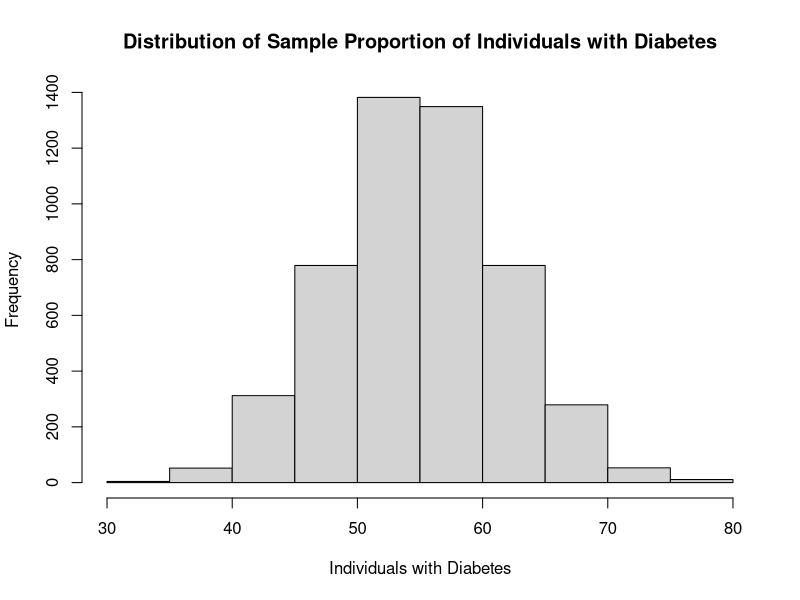
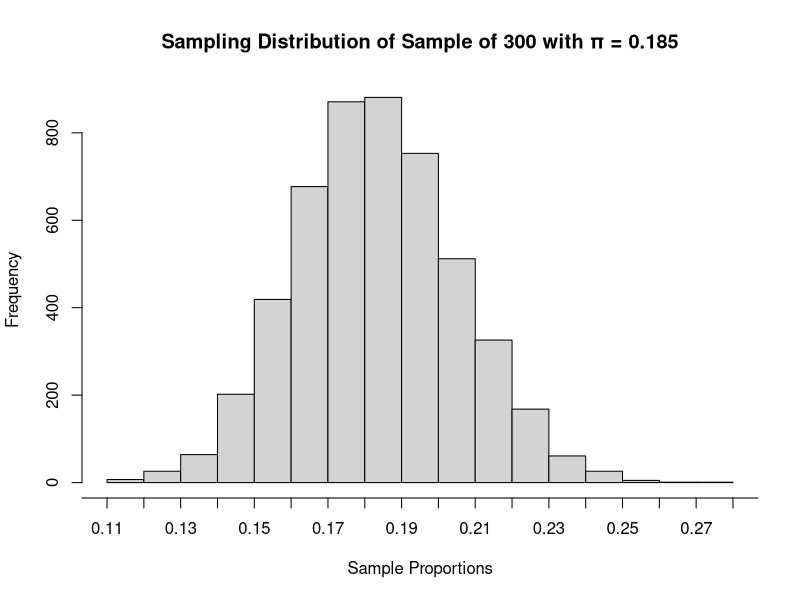
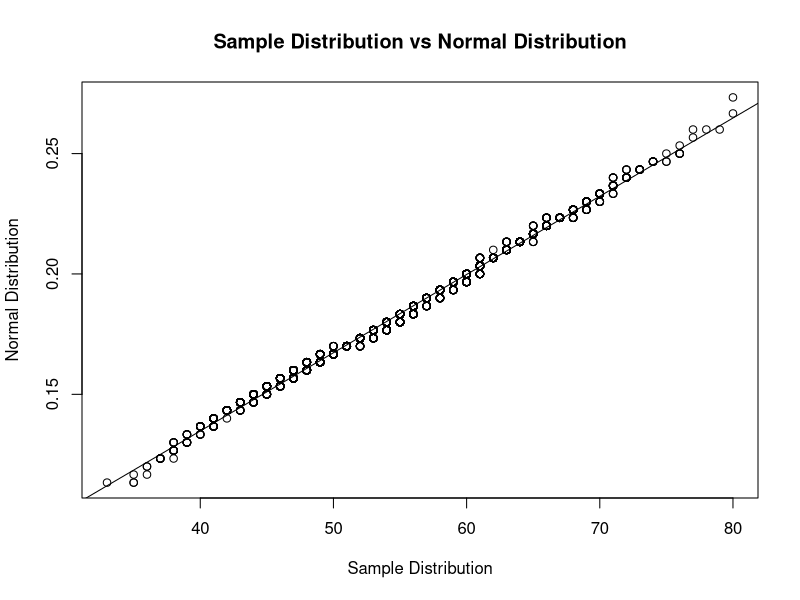
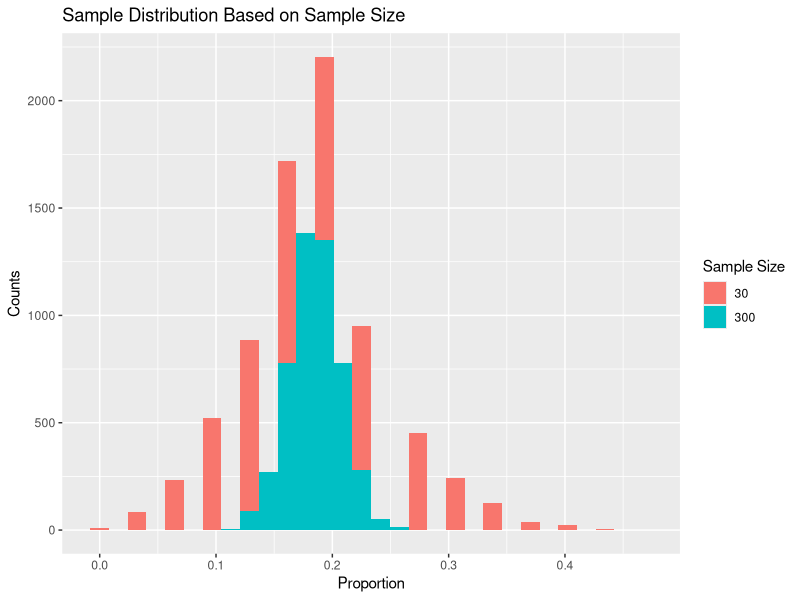

Write the R code that produced these figures, in order.
## ---- chunk 1
knitr::opts_chunk$set(echo = TRUE)
## ---- chunk 2
set.seed(123)
## ---- chunk 3
# punnett square of Aa x Aa is AA, Aa, Aa, aa
1/4
## ---- chunk 4
# punnett square of Aa x aa is Aa, Aa, aa, aa
2/4
## ---- chunk 5
# Sensitivity = TP / (TP + FN)
469 / (469 + 31)
## ---- chunk 6
# Specificity = TN / (TN + FP)
960 / (960 + 40)
## ---- chunk 7
# PPV = TP / (TP + FP)
95 / (95 + 95)
## ---- chunk 8
# NVP = TN / (TN + FN)
1805 / (1805 + 5)
## ---- chunk 9
n <- 750
p <- 0.424
n * p
## ---- chunk 10
std_dev <- sqrt(n * p * (1 - p))
pbinom(318 + std_dev, 750, 0.424) - pbinom(318 - std_dev, 750, 0.424)
## ---- chunk 11
pbinom((750 * 0.38), 750, 0.424) - pbinom((750 * 0.35), 750, 0.424)
## ---- chunk 12
qbinom(0.05, 750, 0.424)
## ---- chunk 13
pbinom(65, 170, 0.424)
## ---- chunk 14
n <- 300
p <- 0.185
sqrt((p * (1 - p)) / n)
## ---- chunk 15
sample_diab <- rbinom(5000, size = 300, prob = 0.185)
mean(sample_diab)
sd(sample_diab)
hist(sample_diab, main = "Distribution of Sample Proportion of Individuals with Diabetes",
     xlab = "Individuals with Diabetes")
## ---- chunk 16
sample_norm <- replicate(5000, mean(rbinom(300, 1, 0.185)))
hist(sample_norm,
     main = "Sampling Distribution of Sample of 300 with π = 0.185",
     xlab = "Sample Proportions",
     xaxt = "n")
axis(1, at = seq(0, 0.4, by = 0.01))
## ---- chunk 17
qqplot(sample_diab, sample_norm,
       xlab = "Sample Distribution",
       ylab = "Normal Distribution",
       main = "Sample Distribution vs Normal Distribution")
abline(lm(sort(sample_norm) ~ sort(sample_diab)))
## ---- chunk 18
pbinom(0.2 * 300, size = 300, prob = 0.185) - pbinom(0.17 * 300, size = 300, prob = 0.185)
## ---- chunk 19
standard_error <- sqrt((0.185 * (1 - 0.185)) / 300)
z_lower <- (0.17 - 0.185) / standard_error
z_upper <- (0.20 - 0.185) / standard_error
pnorm(z_upper) - pnorm(z_lower)
## ---- chunk 20
pbinom(0.2 * 30, size = 30, prob = 0.185) - pbinom(0.17 * 30, size = 30, prob = 0.185)
## ---- chunk 21
standard_error <- sqrt((0.185 * (1 - 0.185)) / 30)
z_lower <- (0.17 - 0.185) / standard_error
z_upper <- (0.20 - 0.185) / standard_error
pnorm(z_upper) - pnorm(z_lower)
## ---- chunk 22
library(ggplot2)
library(tidyverse)
sample_diab_30 <- rbinom(5000, size = 30, prob = 0.185)
rbind(data.frame("num" = sample_diab / 300, "sample_size" = "300"), 
      data.frame("num" = sample_diab_30 / 30, "sample_size" = "30")) %>% 
  ggplot(aes(x = num)) + 
  geom_histogram(aes(fill = sample_size)) +
  labs(title = "Sample Distribution Based on Sample Size",
       x = "Proportion",
       y = "Counts",
       fill = "Sample Size")
